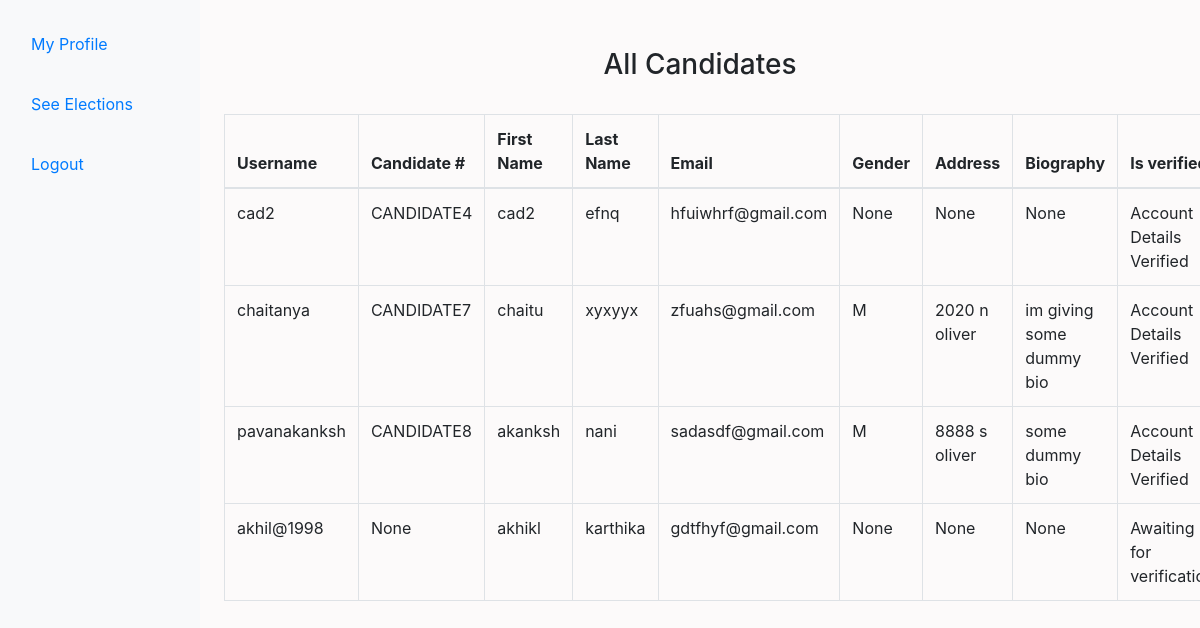
The app's page /all/candidates/ with its own data.
### election/models.py (models this page shows, shortened)
class UserProfile(models.Model):
    account = models.OneToOneField(ElectionUser, on_delete=models.CASCADE, related_name='profile')
    dob = models.DateField(null=True, blank=True, help_text='Date of birth.')
    gender = models.CharField(max_length=1, choices=GENDER_CHOICES, null=True, help_text='Gender of the person.')
    residence = models.TextField(null=True, blank=True, help_text='Residential address.')
    party = models.CharField(max_length=50, choices=POLITICAL_PARTY_CHOICES, null=True, blank=True, help_text='Political party affiliation.')
    id_document = models.ImageField(
        upload_to='user_docs',
        validators=[FileExtensionValidator(['jpg', 'jpeg', 'png'])],
        null=True,
        blank=True,
        help_text='Identity document image.'
    )
    biography = models.TextField(null=True, blank=True, help_text='Biographical information for the candidate.')
    is_validated = models.BooleanField(default=False, help_text='Flag to indicate if the profile has been verified.')
    faulty_account = models.BooleanField(default=False, help_text='Flag to indicate if the account has inconsistencies.')
    candidate_unique_id = models.CharField(max_length=30,null=True)
    voter_unique_id = models.CharField(max_length=30,null=True)

class ElectionUser(AbstractUser):
    is_candidate = models.BooleanField(default=False)
    is_voter = models.BooleanField(default=False)
    phone = models.CharField(max_length=10, blank=True, null=True, help_text='Contact phone number of the user.')
    registration_date = models.DateTimeField(auto_now_add=True, help_text='Timestamp when the user was registered.')
    updated_date = models.DateTimeField(auto_now=True, help_text='Timestamp when the user profile was last updated.')
    dob = models.DateField(null=True, blank=True, help_text='Date of birth.')
    groups = models.ManyToManyField(
        'auth.Group',
        verbose_name='groups',
        blank=True,
        help_text='The groups this user belongs to. A user will get all permissions granted to each of their groups.',
        related_name="electionuser_groups",
        related_query_name="user",
    )
    user_permissions = models.ManyToManyField(
        'auth.Permission',
        verbose_name='user permissions',
        blank=True,
        help_text='Specific permissions for this user.',
        related_name="electionuser_user_permissions",
        related_query_name="user",
    )

### election/views.py (the view)
# urls.py: path('all/candidates/',views.get_all_candidates_info,name='all_candidates'),
def get_all_candidates_info(request):
    candidates = UserProfile.objects.filter(account__is_candidate=True)
    return render(request,'candidates_info.html',{'candidates':candidates})

### election/templates/candidates_info.html (shortened to what this page needs)
<!DOCTYPE html>
<html lang="en">
<head>
    <link rel="stylesheet" href="https://stackpath.bootstrapcdn.com/bootstrap/4.5.2/css/bootstrap.min.css">
    <link rel="stylesheet" href="https://stackpath.bootstrapcdn.com/bootstrap/4.5.2/css/bootstrap-theme.min.css">
</head>
<body>
    <div class="container-fluid">
        <div class="row">
             <nav class="col-md-2 d-none d-md-block bg-light sidebar">
                <div class="sidebar-sticky" style="height:1000px;">
                    <br>
                    <ul class="nav flex-column">
                        {% if request.user.is_voter %}
                            <li class="nav-item">
                                <a class="nav-link active" href="/member/voter/home/">My Profile</a>
                            </li>
                        {% elif request.user.is_candidate %}
                        <li class="nav-item">
                                <a class="nav-link active" href="/member/candidate/home/">My Profile</a>
                            </li>
                        {% else %}
                        <li class="nav-item">
                                <a class="nav-link active" href="/member/admin/home/">My Profile</a>
                            </li>
                        {% endif %}
                        <li class="nav-item">
                            <a class="nav-link" href="/show/elections/">See Elections</a>
                        </li>
                         <li class="nav-item">
                            <a class="nav-link" href="/logout/">Logout</a>
                        </li>
                    </ul>
                </div>
            </nav>
            <main role="main" class="col-md-9 ml-sm-auto col-lg-10 px-md-4" style="background-color:rgb(252,250,250);">
                <br><br>
                <h3 class="text-center" >All Candidates</h3>
                <br>
                {% if candidates %}
                    <table class="table table-bordered">
                    <thead>
                    <tr>
                        <th>Username</th>
                        <th>Candidate #</th>
                        <th>First Name</th>
                        <th>Last Name</th>
                        <th>Email</th>
                        <th>Gender</th>
                        <th>Address</th>
                        <th>Biography</th>
                        <th>Is verified</th>
                    </tr>
                    </thead>
                    <tbody>
                    {% for cand in candidates %}
                    <tr>
                        <td>{{cand.account.username}}</td>
                         <td>{{cand.candidate_unique_id}}</td>
                        <td>{{cand.account.first_name}}</td>
                        <td>{{cand.account.last_name}}</td>
                        <td>{{cand.account.email}}</td>
                        <td>{{cand.gender}}</td>
                        <td>{{cand.residence}}</td>
                        <td>{{cand.biography}}</td>
                        <td>
                            {% if request.user.is_superuser %}
                                {% if cand.is_validated %}
                                     Verified
                                {% else %}
                                     <a href="/verify/candidate/{{cand.pk}}/">Verify Candidate</a>
                                {% endif %}
                            {% elif request.user.is_candidate %}
                                {% if cand.is_validated %}
                                     Account Details Verified
                                {% else %}
                                    Awaiting for verification
                                {% endif %}
                            {% else %}
                                 {% if cand.is_validated %}
                                     Account Details Verified
                                {% else %}
                                    Awaiting for verification
                                {% endif %}
                            {% endif %}
                        </td>
                    </tr>
                    {% endfor %}
                    </tbody>
                </table>
                {% else %}
                    <p class="text-center">
                        No candidate registered into system.
                    </p>
                {% endif %}
            </main>
        </div>
    </div>
</body>
</html>

### election/templates/candidates_info.html (style rules this page uses)
.nav-item { padding-bottom:20px; }

### records on screen
UserProfile: account.username "cad2", candidate_unique_id "CANDIDATE4", account.first_name "cad2", account.last_name "efnq", account.email "hfuiwhrf@gmail.com", gender "None", residence "None", biography "None", is_validated "Account Details Verified"
UserProfile: account.username "chaitanya", candidate_unique_id "CANDIDATE7", account.first_name "chaitu", account.last_name "xyxyyx", account.email "zfuahs@gmail.com", gender "M", residence "2020 n oliver", biography "im giving some dummy bio", is_validated "Account Details Verified"
UserProfile: account.username "pavanakanksh", candidate_unique_id "CANDIDATE8", account.first_name "akanksh", account.last_name "nani", account.email "sadasdf@gmail.com", gender "M", residence "8888 s oliver", biography "some dummy bio", is_validated "Account Details Verified"
UserProfile: account.username "akhil@1998", candidate_unique_id "None", account.first_name "akhikl", account.last_name "karthika", account.email "gdtfhyf@gmail.com", gender "None", residence "None", biography "None", is_validated "Awaiting for…"
